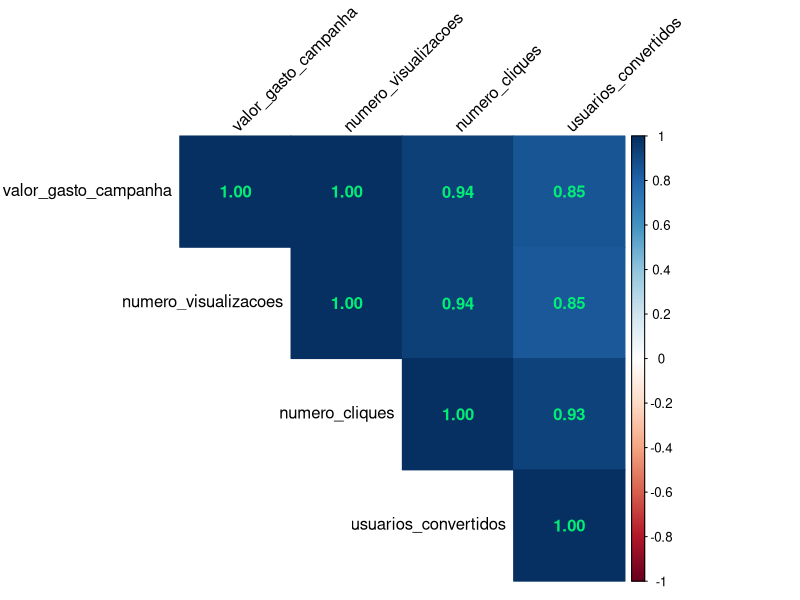
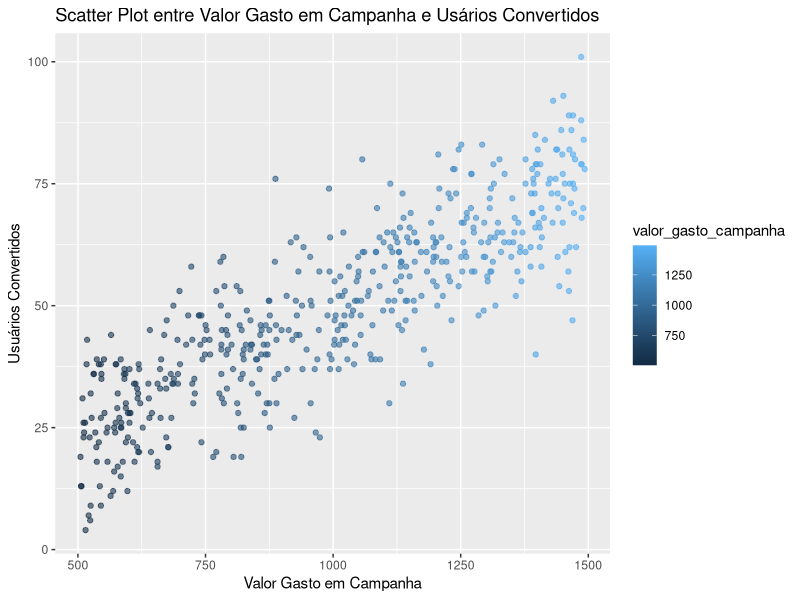
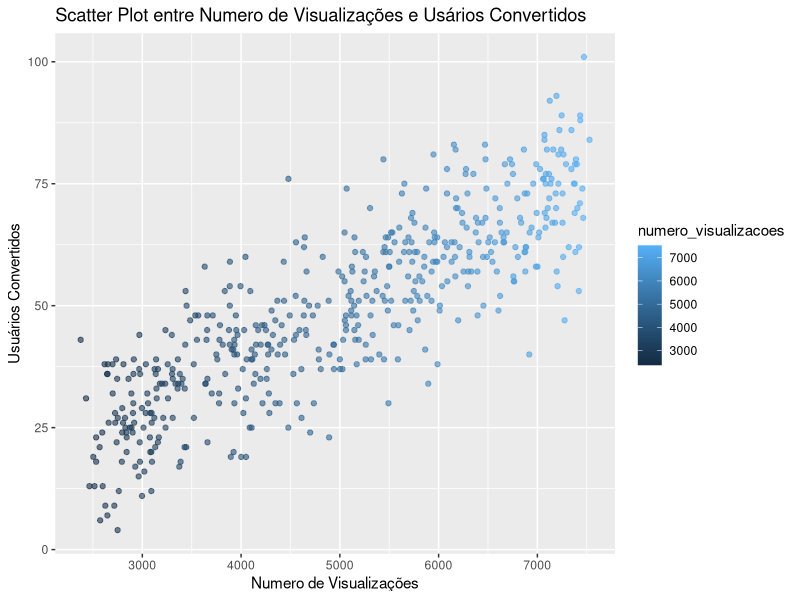
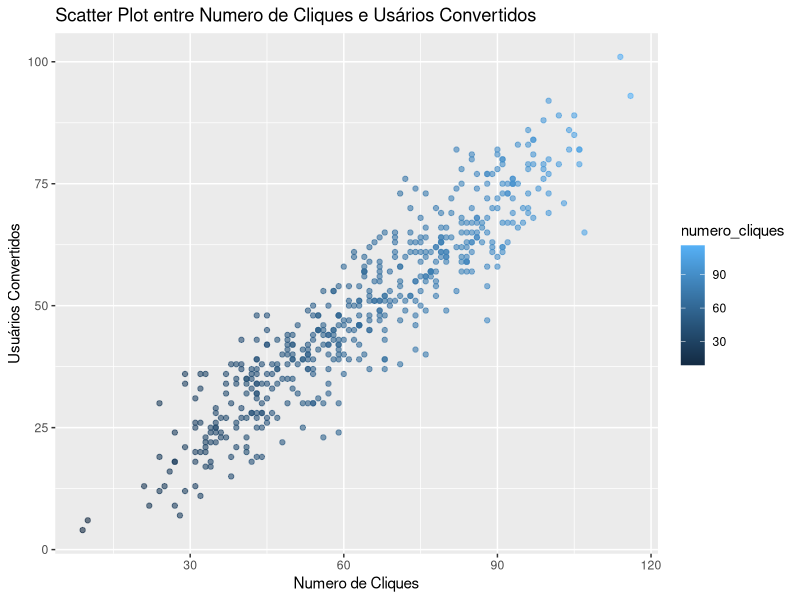
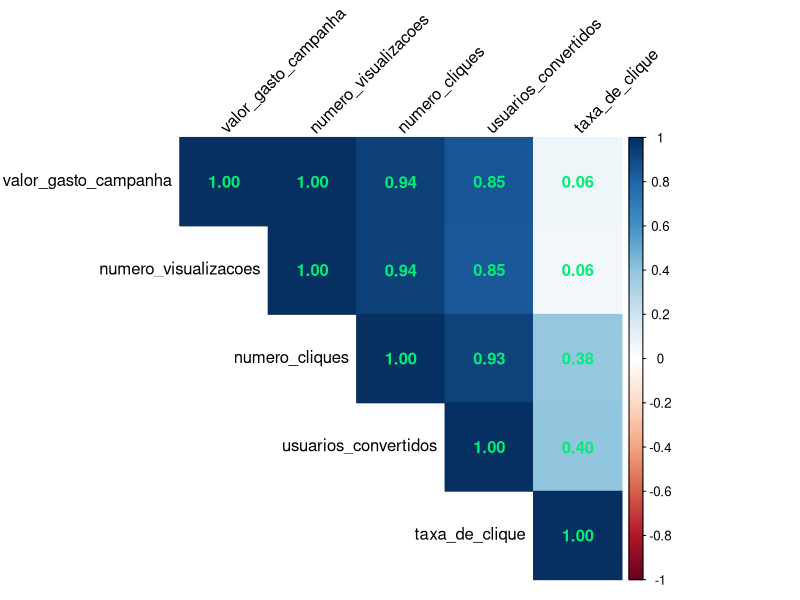
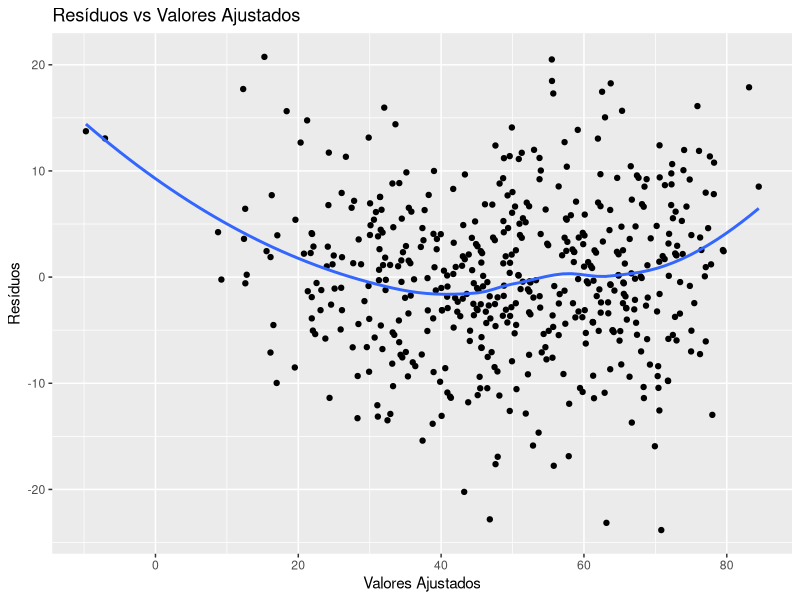
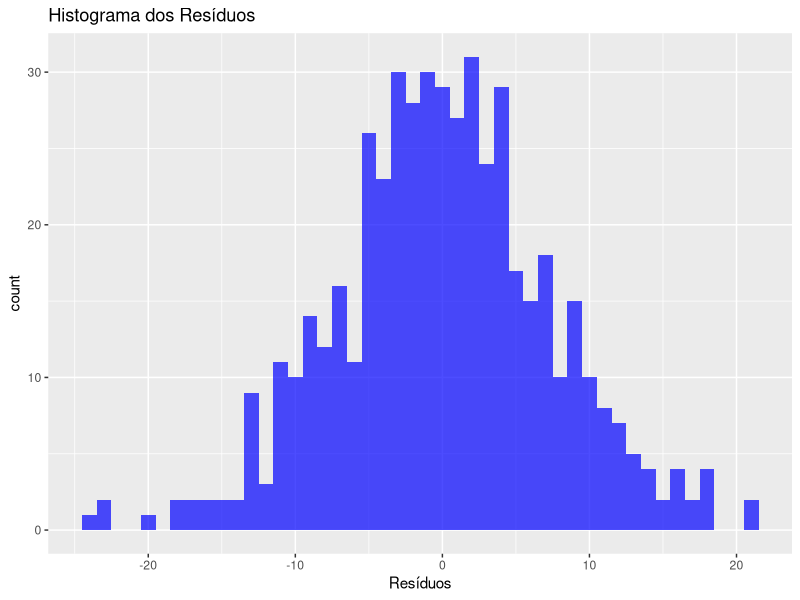
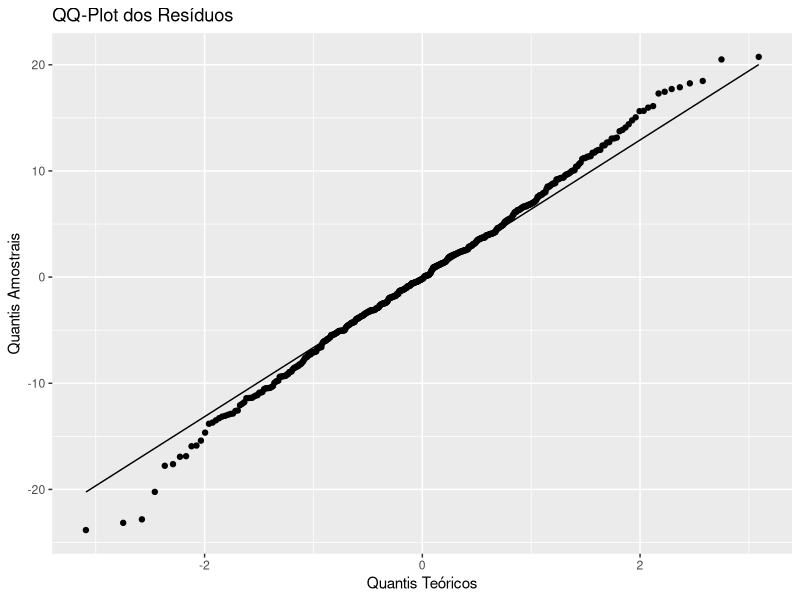

Write the R code that produced these figures, in order.
# Estudo de Caso - Projeto BigDataNaPratica (Machine Learning)

# Configurando o diretório de trabalho
setwd("C:/Users/Julia/Desktop/CienciaDeDados/1.Big-Data-Analytics-com-R-e-Microsoft-Azure-Machine-Learning/11-Projeto-BigDataNaPratica-Machine_Learning_em_Marketing_Digital-Prevendo_N_Usuarios_Convertidos")
getwd()



##########       Projeto Machine Learning em Marketing Digital - Prevendo Número de Usuários Convertidos       ########## 



# Carregando pacotes

library(tidyverse) # manipulação de dados
library(dplyr)     # manipulação de dados
library(corrplot)  # criar gráfico de mapa de correlação
library(ggplot2)   # criar outros gráficos (especificamente de dispersão)



# Carrega o dataset original

dados <- as.data.frame(read_csv("dataset.csv"))
head(dados)
View(dados)



## Análise Exploratória dos Dados


# Verificando tipos de dados
str(dados)

# Sumário estatístico
summary(dados)            # (notar valores de median e mean pq caso estejam proximos indicam uma distribuição normal)
#                           (caso os dados sigam uma distribuição normal tomamos uma direção, caso não sigam tomamos outra direção)
#                           (perceber também sem tem discrepância nos valores min e max)


# Criando/calculando uma matriz de correlação
cor_matrix <- cor(dados)
cor_matrix


# E para não ter que analisar somentes os números, vamos criar um gráfico corrplot

# Corrplot (para outras cores usar colors())
corrplot(cor_matrix,
         method = "color",
         type = "upper",
         addCoef.col = 'springgreen2',
         tl.col = "black",
         tl.srt = 45)

# Observando a escala vemos que a correlação de coeficiente vai de -1 até 1
# A correlação próxima de -1 indica forte correlação negativa (aumenta o valor de uma variável e diminui o valor de outra variável)
# E a correlação próxima de 1 indica forte correlação posiiva (aumenta o valor de uma variável e aumenta o valor de outra variável)
# Próximo de 0 indica que não há correlação


# Durante a preparação do projeto, nós temos que definir nossa variável alvo ou variável de estudo
# Olhando para as variáveis decidimos que nossa variável alvo é "usuarios_convertidos" pois é exatamente esta que queremos prever.
# Ou seja, o precisamos exatamente é prever o número de usuarios convertidos.
# As demais serão candidatas a variáveis pretidoras (não é obrigatório usar todas), ou seja, precisamos encontrar um modelo que use as
# outras 3 variáveis ou 1 delas para prever usuarios convertidos

# Caso o problema de negócio fosse prever o numero de cliques ao invés de usuarios_convertidos teria que ser outro projeto pois
# Machine Learning é algo específico para resolver um problema pontual. Nosso raciocínio será apenas para prever números de usuários
# convertidos. Se mudarmos a variável alvo, mudamos o problema de negócio e precisamos mudar o projeto.


# No projeto original a correlação entre usuarios_convertidos e as demais variáveis é próxima a 1, assim como a relação entre as
# variáveis preditoras também é próxima a 1 e a lógica abaixo é partir disso:

# Precisamos e queremos que a variável alvo tenha a maior correlação possível com as variáveis preditoras,
# Precisamos e queremos que entre as variáveis preditoras tenha a menor correlação possível.

# Precisamos que as variáveis preditoras tenha a menor correlação possível pois isso é um problema chamado multicolinearidade
# Se tivermos uma correlação entre duas variáveis preditoras, é como se tivesse duplicando a informação. E isso é ruim para treinar
# o modelo de Machine Learning, é um problema que precisa ser resolvido. Neste caso precisaremos tratar isso.

# E a solução provável será não usar estas variáveis em alguns modelos que faremos abaixo.





## Criando gráficos do tipo dispersão para visualizar a relação entre cada variável preditora com a variável alvo


# Scatter plot entre Valor Gasto em Campanha e Usuários Convertidos

ggplot(dados, aes(x = valor_gasto_campanha, y = usuarios_convertidos)) +
  geom_point(aes(color = valor_gasto_campanha), alpha = 0.6) +
  ggtitle("Scatter Plot entre Valor Gasto em Campanha e Usários Convertidos") +
  xlab("Valor Gasto em Campanha") +
  ylab("Usuários Convertidos")


# Scatter plot entre Numero de Visualizações e Usuários Convertidos

ggplot(dados, aes(x = numero_visualizacoes, y = usuarios_convertidos)) +
  geom_point(aes(color = numero_visualizacoes), alpha = 0.6) +
  ggtitle("Scatter Plot entre Numero de Visualizações e Usários Convertidos") +
  xlab("Numero de Visualizações") +
  ylab("Usuários Convertidos")


# Scatter plot entre Numero de Cliques e Usuários Convertidos

ggplot(dados, aes(x = numero_cliques, y = usuarios_convertidos)) +
  geom_point(aes(color = numero_cliques), alpha = 0.6) +
  ggtitle("Scatter Plot entre Numero de Cliques e Usários Convertidos") +
  xlab("Numero de Cliques") +
  ylab("Usuários Convertidos")






##########################                MODELAGEM                ##########################


#### Versão 1 do Modelo (Regressão Linear Múltipla) ####

# Usaremos Regressão Linear Múltipla (é usada quando temos diversas variáveis preditoras)
# Usamos Regressão porque queremos prever uma variável numérica, caso a variável fosse categórica usaríamos Classificação Linear Múltipla

modelo_v1 <- lm(data = dados, usuarios_convertidos ~ valor_gasto_campanha + numero_visualizacoes + numero_cliques)
modelo_v1

summary(modelo_v1)


### Interpretando os valores originais

# Residuals:
# Min      1Q       Median      3Q     Max 
# -21.188  -4.104   -0.114   4.166  18.420 

# Coefficients:
#                       Estimate Std. Error t value  Pr(>|t|)    
# (Intercept)          -1.563463  1.081645   -1.445    0.149
# valor_gasto_campanha  0.007797  0.015754    0.495    0.621    
# numero_visualizacoes -0.003505  0.003139   -1.117    0.265    
# numero_cliques        0.943882  0.042275   22.327   <2e-16 ***

# Residual standard error: 6.865 on 496 degrees of freedom

# Multiple R-squared:  0.8617,	Adjusted R-squared:  0.8609 

# F-statistic: 1030 on 3 and 496 DF,  p-value: < 2.2e-16


# -> Importante sempre notar o valor p "Pr(>|t|)" e verificar se é maior ou menor que 0.05.
#    Se for maior, NÃO tem relevância com a variável alto, se for menor tem relevância.
#    As "***" indicam que é uma variável significativa e que tem relevância.

# -> Importante verificar valor do "Multiple R-squared" e "Adjusted R-squared" e esperar que o valor fique próximo a 1.
#    O valor próximo a 1 indica que o modelo é estatisticamente significativo para explicar a variável alvo.


# -> Residuals:
# - Os resíduos são as diferenças entre os valores observados e os valores previstos pelo modelo. 
# - Os quartis dos resíduos (Min, 1Q, Median, 3Q, Max) dão uma ideia da distribuição dos erros. 
# - Em geral, você gostaria que esses valores fossem distribuídos simetricamente em torno de zero, o que indica que o modelo
#   faz um bom trabalho na previsão.

# -> Coefficients:
# - (Intercept): Este é o valor da variável dependente (usuários convertidos) quando todas as variáveis independentes são zero.
# - O valor é -1.563, mas o valor-p associado é maior que 0,05, o que indica que o intercepto não é significativamente diferente 
#   de zero neste modelo.

# -> valor_gasto_campanha:
# - O coeficiente é 0.007797, mas o valor-p associado é 0.621, o que indica que essa variável não é estatisticamente 
#   significativa na previsão de usuários convertidos, pelo menos neste modelo.

# -> numero_visualizacoes:
# - O coeficiente é -0.003505, com um valor-p de 0.265. Isso também sugere que a variável não é significativa.

# ->  numero_cliques:
# - O coeficiente é 0.943882, com um valor-p extremamente baixo (< 2e-16). Isso indica que essa variável é altamente 
#   significativa na previsão de usuários convertidos.

# -> Residual standard error:
# - Este é uma medida da qualidade do modelo. Quanto menor, melhor o modelo. Neste caso, é 6.865.

# -> Multiple R-squared e Adjusted R-squared:
# - Estes são indicadores da "qualidade" do modelo em termos de sua capacidade de prever a variável dependente. 
#   Um valor mais próximo de 1 é geralmente melhor. 
#   Neste caso, eles são relativamente altos (0.8617 e 0.8609, respectivamente), o que é bom.

# -> F-statistic e p-value:
# - Um teste F é realizado para determinar se o modelo como um todo é significativo. 
#   O valor F é 1030 e o valor-p associado é muito baixo (< 2.2e-16), indicando que o modelo é significativo.


## Interpretação Final

# - O modelo parece fazer um bom trabalho na previsão de "usuários convertidos" (R-squared alto), constatamos que apenas a
#   variável "número de cliques" é estatisticamente significativa na previsão. Isso pode implicar que "número de cliques" é a
#   principal variável que você deve se concentrar para entender as conversões de usuários.

# - As outras variáveis (valor gasto em campanha e número de visualizações) não são significativas neste modelo, o que sugere
#   que elas podem não ser úteis para prever a variável dependente, ou que outros fatores podem estar em jogo,
#   como multicolinearidade.


# - Até aqui indica que o modelo é ótimo pois temos um ótimo valor de Multiple R-squared e Adjusted R-squared, mas como percebemos
#   anteriormente ao criar o gráfico de correlação, os dados originais tem problema de multicolienaridade (correlção forte entre
#   variáveis preditoras) e por conta disso o modelo terá muitos problemas ao ser alimentado com novos dados.

# - E por conta disso este não seria o modelo ideal.

# - Existem várias abordagens para lidar com a multicolinearidade: Remover Variáveis Redundantes. Transformar Variáveis, 
#   Regularização ou Coleta mais dados.

# - No nosso caso, criaremos uma segunda versão do modelo olhando somente para a variável preditora "numero_cliques" junto com a 
#   nossa variável alvo ("usuarios_convertidos), afinal o problema de multicolinearidade está entre as variáveis preditoras.

# - E como o relatório da versão 1 do modelo apontou que a única variável relevante é "numero_cliques" isso é mais um indicativo para
#   criar esta nova versão. Iremos então criar a versão 2 do modelo usando Regressão Linear Simples.






#### Versão 2 do Modelo (Regressão Linear Simples) ####

modelo_v2 <- lm(data = dados, usuarios_convertidos ~ numero_cliques)
modelo_v2

summary(modelo_v2)

### Interpretando os valores originais

# Residuals:
#      Min       1Q    Median       3Q      Max 
# -21.7207  -4.1067   -0.1993   4.2421  20.3177 

# Coefficients:
#                Estimate Std. Error  t value Pr(>|t|)    
# (Intercept)    -2.99028    1.00606   -2.972   0.0031 **
# numero_cliques  0.81490    0.01482   54.973   <2e-16 ***
#  ---
#  Signif. codes:  
#  0 ‘***’ 0.001 ‘**’ 0.01 ‘*’ 0.05 ‘.’ 0.1 ‘ ’ 1

# Residual standard error: 6.93 on 498 degrees of freedom
# Multiple R-squared:  0.8585,	Adjusted R-squared:  0.8582 
# F-statistic: 3022 on 1 and 498 DF,  p-value: < 2.2e-16


# - Começamos olhando para o valor p da nossa variável preditora (numero_cliques) e constatamos que por conta do valor
#   muito abaixo, podemos dizer que a variável é estatisticamente significativa para explicar a variável alvo.

# - Olhamos também para os valores de Multiple R-squared e Adjusted R-squared e constamtos também que possuem um valor próximo
#   a 1 , que indica que o modelo 2 possui praticamente a mesma perfomance do modelo 1.
# - E como explicar isso, afinal tiramos 2 variáveis ?
#   A resposta é por que retiramos as variáveis preditoras que não eram usadas e resolvemos o problema da multicolinearidade 
#   entre as variáveis.






# -> E agora ? Tudo indica que o trabalho terminou. Mas podemos melhorar...

# - Nós inicamos a criação da versão 1 do modelo com 4 variáveis, aplicamos o modelo para detectarmos qual variável preditora era
#   estatisticamente significativa na previsão da variável alvo "usuários_convertidos" e detectamos que 1 das 4 variáveis era uma
#   variável significativa ("numero_cliques"). Porém, antes da criação da versão 1, ao calcular uma matrix de correlação havíamos
#   detectado que tínhamos problema de multicolinearidade e para resolver este problema decidimos criar uma versão 2 do modelo
#   deixando apenas 2 variáveis (variável alvo "usuarios_convertidos" e variáve preditora significativa "numero_cliques") e 
#   utilizar a técnica de Regressão Linear Simples.

# - E apesar do modelo 2 ter uma boa performance, nós só temos 1 variável preditora e isso signifca que tudo se resume a prever 
#   usuários convertidos olhando apenas para numero de cliques.

# - Então basicamente o que temos até aqui é "tomador de decisão, basta olhar para o numero de cliques para prever quantos usuarios
#   são convertidos".

# - E com isso temos um modelo simples demais, aonde resumimos demais a questão dizendo que iremos prever numero de usuarios com base
#   no numero de cliques.


# -> E assim constatamos que a versão 2 está muito simples pois da mesma forma que ter muitas variáveis preditoras é um problema,
#    ter poucas também é um prolema.

# -> Vamos então abordar o problema da multicolinearidade de uma outra forma e utilizar mais variáveis para o nosso modelo.

# -> A abordagem de incluir mais variáveis pode ajudar a capturar nuances e fatores adicionais que influenciam o número de usuários
#    convertidos, tornando o modelo mais completo. 






#### Versão 3 do Modelo (Aplicando Engenharia de Atributos Antes da Regressão Linear Múltipla) ####

# - Até aqui nossa primeira decisão foi criar a versão 1 do modelo (Regressão Linear Múltipla) sem fazer qualquer tipo de 
#   modificação nos dados. Com isso verificamos que a performance era boa (R-squared) e detectamos 1 variável significativa
#   ("numero_cliques") para com a nossa variável alvo ("usuarios_convertidos").

# - Porém como já havíamos detectado anteriormente o problema de multicolinearidade, decidimos criar uma versão 2 do modelo 
#   utilizando Regressão Linear Simples. E o que aconteceu foi que apesar do modelo também ter boa performance, ele ficou
#   simples demais. E assim tomamos mais uma decisão que é criar uma versão 3 do modelo resolvendo o problema da multicolinearidade
#   e utilizar mais variáveis preditoras.


# - Para resolver nosso problema de multicolinearidade aplicaremos a técnica Engenharia de Atributos, ou seja, iremos olhar para
#   nossas variáveis, faremos alguma transformação e/ou criar uma nova variável.

# - Como a multicolinearidade é quando temos uma correlação muilto alto entre duas variáveis preditoras e isso indica que elas 
#   representam a mesma informação, nós podemos juntar a informação destas duas variáveis e criar uma terceira variável.


# Criando a nova variável taxa_de_clique (criamos esta variável pois para a pessoa chegar no clique ela passa pela visualização)
head(dados)

dados$taxa_de_clique <- dados$numero_cliques / dados$numero_visualizacoes


# Veriricar se algum valor ficou igual a zero (sempre verificar quando realizar divisão de valores)
any(dados$taxa_de_clique == 0)


# Calculando uma nova matriz de correlação
cor_matrix <- cor(dados)
cor_matrix

# Corrplot
corrplot(cor_matrix,
         method = "color",
         type = "upper",
         addCoef.col = 'springgreen2',
         tl.col = "black",
         tl.srt = 45)

# -> Criar a variável taxa_de_clique significa que não precisamos mais utilizar as variáveis "numero_visualizacoes" e "numero_cliques".
#    A informação destas duas variáveis agora está na variável "taxa_de_clique".

# -> Agora interpretando a correlação da variável "taxa_de_clique" com a outra variável preditora "valor_gasto_campanha", detectamos
#    que a correlação entre essas duas variáveis agora é 0.06 (original), o que é um bom número.

# -> Olhamos também para a correlação entre a variável "taxa_de_clique" com a nossa variável alvo "usuarios_convertidos e detectamos
#    que o valor é 0.4 (dados originais). Não é um valor tão alto, mas também não está tão próximo de zero, o que é razoável.



# Calculando versão 3 do modelo

modelo_v3 <- lm(data = dados, usuarios_convertidos ~ valor_gasto_campanha + taxa_de_clique)
modelo_v3

summary(modelo_v3)

### Interpretando os valores originais

# Residuals:
#      Min       1Q    Median       3Q     Max 
# -23.8286  -4.5071   -0.1693   4.2813  20.744 

# Coefficients:
#                        Estimate   Std. Error  t value  Pr(>|t|)
# (Intercept)           -4.785e+01   2.601e+00   -18.39  <2e-16 ***
# valor_gasto_campanha  5.105e-02    1.102e-03    46,34  <2e-16 ***
# taxa_de_clique        3.613e+03    1.868e+02    19.34  <2e-16 ***

#  Signif. codes:  0 ‘***’ 0.001 ‘**’ 0.01 ‘*’ 0.05 ‘.’ 0.1 ‘ ’ 1

# Residual standard error: 7.336 on 497 degrees of freedom
# Multiple R-squared:  0.8418,	Adjusted R-squared:  0.8412 
# F-statistic: 1322 on 2 and 497 DF,  p-value: < 2.2e-16


# - O modelo explica aproximadamente 84,18% da variação em usuarios_convertidos, o que é bom.

# - O coeficiente para "valor_gasto_campanha" é 0,05105, isso significa que mantendo todas as outras variáveis constantes
#   o aumento de uma unidade em "valor_gasto_campanha" resultará em um aumento de 0,05105 unidades na nossa variável alvo
#   "usuarios_convertidos".
# - O coeficiente para taxa_de_clique é 3613, isso significa que mantendo todas as outras variáveis constantes
#   o aumento de uma unidade em "taxa_de_clique" resultará em um aumento de 3613 unidades na nossa variável alvo
#   "usuarios_convertidos".

# -> "5.105e-02": Isso significa 5.105 multiplicado por 10 elevado à potência de -02. O expoente negativo indica que você move a
#     vírgula decimal duas posições para a esquerda. Portanto, "5.105e-02" é igual a 0,05105.
# -> "3.613e+03": Isso significa 3.613 multiplicado por 10 elevado à potência de 3. O expoente positivo indica que você move a
#    vírgula decimal três posições para a direita. Portanto, "3.613e+03" é igual a 3613.

# - Todos as variáveis preditoras são significativos, com valores-p muito baixos
#   (ou seja, estão marcadas como "***" e valor p abaixo de 0.05)

# - O modelo é estatisticamente significativo, conforme indicado pelo valor-p próximo a zero para a estatística F (F-statistic)

# - Lembre-se de que essas são interpretações puramente estatísticas. 
#   A validade prática desses resultados deve ser avaliada no contexto do problema de negócio que você está tentando resolver.






### Vamos checar as suposições do modelo de regressão (todo e qualquer modelo de Machine Learning possuem suposições)

# Obter os resíduos do modelo de regressão linear (diferenças entre os valores observados e os valores previstos pelo modelo)
# Os resíduos são essenciais para a avaliação das suposições do modelo
residuals <- resid(modelo_v3)
residuals


# Gráfico de Resíduos vs Valores Ajustados (gráfico para ajudar a verificar a suposição de homocedasticidade. )

# - Gráfico que relaciona os resíduos com os valores ajustados pelo modelo. O eixo x representa os valores ajustados 
#   (previstos pelo modelo), enquanto o eixo y representa os resíduos.
# - O gráfico ajuda a verificar a suposição de homocedasticidade. Homocedasticidade significa que a variabilidade dos resíduos é
#   constante em todos os níveis dos valores ajustados. Em outras palavras, os erros não devem mostrar nenhum padrão claro em
#   relação aos valores previstos. O que se espera ver é uma nuvem de pontos que se espalha aleatoriamente ao redor de zero, sem
#   formar padrões em forma de funil ou cone.
# - A linha suave no gráfico é uma representação visual que ajuda a identificar tendências ou padrões nos dados. Neste caso, está
#   sendo usado o método 'loess' para ajustar a linha suave.

ggplot(dados, aes(x = predict(modelo_v3), y = residuals)) +
  geom_point() +
  geom_smooth(se = FALSE, method = 'loess') +
  ggtitle("Resíduos vs Valores Ajustados") +
  xlab("Valores Ajustados") +
  ylab("Resíduos")


# Gráfico Histograma dos Resíduos (gráfico para ajudar a verificar a normalidade dos resíduos)

# - Um histograma em forma de sino indica que os resíduos estão normalmente distribuídos, indicando que temos um 
#   bom modelo de regressão.

ggplot(dados, aes(x = residuals)) +
  geom_histogram(binwidth = 1, fill = 'blue', alpha = 0.7) +
  ggtitle("Histograma dos Resíduos") +
  xlab("Resíduos")


# Gráfico QQ-plot (este gráfico também ajuda a verificar a normalidade dos resíduos)

# - Pontos alinhados em torno da linha diagonal sugerem que os resíduos são normalmente distribuídos, indicando 
#   que temos um bom modelo de regressão.

ggplot(dados, aes(sample = residuals)) +
  geom_qq() +
  geom_qq_line() +
  ggtitle("QQ-Plot dos Resíduos") +
  xlab("Quantis Teóricos") +
  ylab("Quantis Amostrais")


# - Como nós anteriormente resolvemos o problema da multicolinearidade, aplicamos engenharia de atributos, isso levou aos
#   nossos três gráficos mostrarem que nosso modelo (v3) segue as suposições para a regressão, ou seja, é um modelo equilibrado.





### Deploy do Modelo







































## Explicando Componentes do Sumário

# Residuals:
# Esta seção mostra um resumo estatístico dos resíduos (diferença entre os valores observados e os 
# valores previstos pelo modelo).

# Min, 1Q, Median, 3Q, Max descrevem a distribuição dos resíduos. 
# Seu objetivo é que esses valores sejam distribuídos simetricamente em torno de zero. Nesse caso, parece que 
# a mediana está próxima de zero, o que é um bom sinal.

# Coefficients:
# Esta seção descreve os coeficientes do modelo de regressão.

# Estimate: A estimativa dos coeficientes. Por exemplo, para cada unidade de aumento no valor_gasto_campanha, 
# a variável usuarios_convertidos aumenta em média 0.05105 unidades, mantendo a taxa_de_clique constante.

# Std. Error: O erro padrão dos coeficientes, uma medida da variação dos coeficientes.

# t value: A estatística t, usada para testar a hipótese nula de que o coeficiente é igual a zero (sem efeito). 
# Um valor t alto pode indicar que a variável é significativa.

# Pr(>|t|): O valor-p associado à estatística t. Um valor muito baixo (< 0,05) indica que você pode rejeitar 
# a hipótese nula. Isso significa que o coeficiente é estatisticamente significativo para prever a variável alvo.

# Todos os coeficientes são altamente significativos (p-valor < 2e-16), indicando que ambos são importantes preditores da variável alvo.

# Outras Estatísticas:
# Residual standard error: É uma medida da qualidade do ajuste do modelo aos dados. Quanto menor, melhor, 
# embora deva ser interpretado no contexto do problema.

# Multiple R-squared e Adjusted R-squared: São medidas que indicam a proporção da variação na variável 
# dependente que é explicada pelo modelo. O seu valor é de 0,8418, o que é relativamente alto e indica um bom ajuste.

# F-statistic e p-value: Estas estatísticas testam a hipótese nula de que todos os coeficientes de regressão 
# são iguais a zero. Dado o valor extremamente baixo do valor-p, você pode rejeitar essa hipótese.
